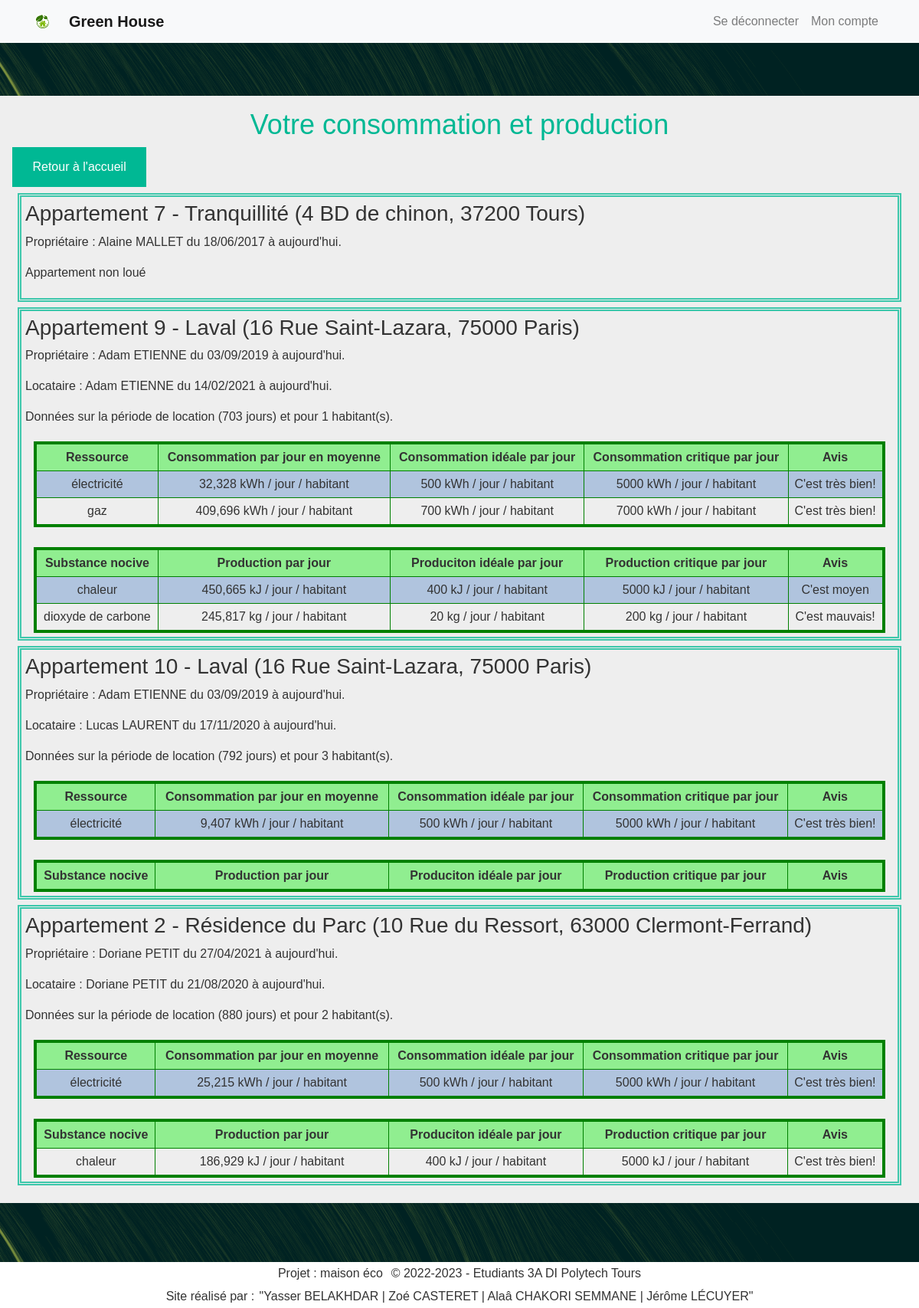
The page /administration/gererConso.php (signed in) on the database its author committed.
### tables this page shows
CREATE TABLE Appartement(
   idAppartement INT AUTO_INCREMENT,
   numAppart INT,
   degreSecurite INT NOT NULL,
   typeAppart INT NOT NULL,
   idPropriete INT NOT NULL,
   PRIMARY KEY(idAppartement),
   FOREIGN KEY(degreSecurite) REFERENCES TypeSecurite(degreSecurite)
        ON DELETE CASCADE,
   FOREIGN KEY(typeAppart) REFERENCES TypeAppartement(typeAppart)
        ON DELETE CASCADE,
   FOREIGN KEY(idPropriete) REFERENCES Propriete(idPropriete)
        ON DELETE CASCADE
);

CREATE TABLE Appareil(
   idAppareil INT AUTO_INCREMENT,
   nomAppareil VARCHAR(50)  NOT NULL,
   emplacement VARCHAR(200) ,
   idTypeAppareil INT NOT NULL,
   idPiece INT NOT NULL,
   PRIMARY KEY(idAppareil),
   FOREIGN KEY(idTypeAppareil) REFERENCES TypeAppareil(idTypeAppareil)
        ON DELETE CASCADE,
   FOREIGN KEY(idPiece) REFERENCES Piece(idPiece)
        ON DELETE CASCADE
);

### WEB/common/fonctions.php (called while the page is built, shortened)
<?php
function adressePropriete($propriete)
{
	$adresse = $propriete['numeroRue'] . " " . $propriete['nomRue'] . ", " . $propriete['codePostal'] . " " . $propriete['nomVille'];
	if ($propriete['nomPropriete'] != null) {
		$labelPropriete = $propriete['nomPropriete'] . " (" . $adresse . ")";
	} else {
		$labelPropriete = $adresse;
	}
	return $labelPropriete;
}
function periodeDateDuAu($dateDebut, $dateFin) {
	if($dateFin == NULL) {
		return "du " . date("d/m/Y", strtotime($dateDebut)) . " à aujourd'hui";
	} else {
		return "du " . date("d/m/Y", strtotime($dateDebut)) . " au " . date("d/m/Y", strtotime($dateFin));
	}
}

### WEB/administration/gererConso.php (the view, shortened to what this page needs)
<!DOCTYPE html>
 <html lang="fr">
 <head>
    <?php require "../common/header.php"; ?>
    <h2>Votre consommation et production</h2>
    <a href="../Page_accueil/Page_accueil.php" class = "bouton-retour">Retour à l'accueil</a>
    <?php
    $reqApparts = 'SELECT Appartement.idAppartement, numAppart, numeroRue, nomRue, codePostal, nomVille, nomPropriete,
                    datedebutprop, datefinprop,
                    datedebutloc, dateFinLoc, nbHabitants,
                    (UNIX_TIMESTAMP(IFNULL(dateFinLoc,NOW())) - UNIX_TIMESTAMP(datedebutloc)) AS tempsDureeLocation,
                    idProprietaire, nomProprietaire, prenomProprietaire,
                    idLocataire, nomLocataire, prenomLocataire
            FROM Appartement NATURAL JOIN ProprieteAdresse
            LEFT OUTER JOIN DernierProprietaire ON ProprieteAdresse.idPropriete = DernierProprietaire.idPropriete
            LEFT OUTER JOIN LocataireActuel ON Appartement.idAppartement = LocataireActuel.idAppartement';
    $dataApparts = $bdd->query($reqApparts);
    foreach ($dataApparts as $appartement) {
        $heuresDureeLocation = $appartement['tempsDureeLocation'] / 3600;
        echo "<div class=\"appart\">
        <h3>";
        if ($appartement['numAppart'] != NULL) echo "Appartement {$appartement['numAppart']} - ";
        echo adressePropriete($appartement) . "</h3>";
        $textePeriodeProprietaire = periodeDateDuAu($appartement['datedebutprop'], $appartement['datefinprop']);
        echo "<p>Propriétaire : {$appartement['prenomProprietaire']} {$appartement['nomProprietaire']} $textePeriodeProprietaire.</p>";
        if($appartement['datedebutloc'] == NULL) {
            echo "<p>Appartement non loué</p>";
            echo "</div>";
            continue;
        }
        $dateDebut = $appartement['datedebutloc'];
        $dateFin = $appartement['dateFinLoc'];
        $textPeriodeLocation = periodeDateDuAu($dateDebut, $dateFin);
        if($dateFin == NULL) $dateFin = date('Y-m-d');
        echo "<p>Locataire : {$appartement['prenomLocataire']} {$appartement['nomLocataire']} $textPeriodeLocation.</p>";
        $nbJoursLocation = round($heuresDureeLocation / 24, 0);
        echo "<p>Données sur la période de location ($nbJoursLocation jours) et pour {$appartement['nbHabitants']} habitant(s).</p>";
        $reqConso = "SELECT idAppareil, libTypeRessource, valCritiqueConsoAppart, valIdealeConsoAppart, quantiteAllume,
                    SUM((UNIX_TIMESTAMP(IFNULL(dateOff, NOW())) - UNIX_TIMESTAMP(dateOn))) AS dureeAllume
                FROM TypeRessource NATURAL JOIN Consommer NATURAL JOIN TypeAppareil NATURAL JOIN Appareil NATURAL JOIN Piece NATURAL JOIN HistoriqueConsommation
                WHERE idAppartement = {$appartement['idAppartement']} AND dateOn >= '$dateDebut' AND dateOn <= '$dateFin'
                GROUP BY typeRessource";
        $dataConso = $bdd->query($reqConso);
        echo "<table class=\"with-space\">
                <tbody>
                    <tr class=\"titre\">
                        <td>Ressource</td>
                        <td>Consommation par jour en moyenne</td>
                        <td>Consommation idéale par jour</td>
                        <td>Consommation critique par jour</td>
                        <td>Avis</td>
                    </tr>";
        foreach ($dataConso as $ligneConso) {
            $consommation = ($ligneConso['dureeAllume'] / 3600) * $ligneConso['quantiteAllume'] / $heuresDureeLocation / $appartement['nbHabitants'];
            $libTypeRessource = $ligneConso['libTypeRessource'];
            $unite = "kWh / jour / habitant";
            echo "<tr>
                    <td>$libTypeRessource</td>
                    <td>" . str_replace(".", ",", round($consommation, 3)) . " $unite</td>
                    <td>" . $ligneConso['valIdealeConsoAppart'] . " $unite</td>
                    <td>" . $ligneConso['valCritiqueConsoAppart'] . " $unite</td>";
            if ($ligneConso['valIdealeConsoAppart']+5 >= $consommation) echo "<td class=\"vert\">C'est très bien!</td>";
            else if ($ligneConso['valCritiqueConsoAppart']-5 > $consommation) echo "<td class=\"orange\">C'est moyen</td>";
            else echo "<td class=\"rouge\">C'est mauvais!</td>";
            echo "</tr>";
        }
        echo "<tr class=\"space\"><td colspan=\"6\" class=\"ignore-border\">&nbsp;</td></tr>";
        $reqProd = "SELECT libTypeSubstance, valCritiqueProdAppart, valIdealeProdAppart, idAppareil, quantiteAllume,
                SUM((UNIX_TIMESTAMP(IFNULL(dateOff, NOW())) - UNIX_TIMESTAMP(dateOn))) AS dureeAllume
                FROM TypeSubstance NATURAL JOIN Produire NATURAL JOIN TypeAppareil NATURAL JOIN Appareil NATURAL JOIN Piece NATURAL JOIN HistoriqueConsommation
                WHERE idAppartement = {$appartement['idAppartement']} AND dateOn >= '$dateDebut' AND dateOn <= '$dateFin'
                GROUP BY typeSubstance";
        $dataProd = $bdd->query($reqProd);
        echo "      <tr class=\"titre\">
                        <td>Substance nocive</td>
                        <td>Production par jour</td>
                        <td>Produciton idéale par jour</td>
                        <td>Production critique par jour</td>
                        <td>Avis</td>
                    </tr>";
        foreach ($dataProd as $ligneProd) {
            $heuresAllume = $ligneProd['dureeAllume'] / 3600;
            $production = $heuresAllume * $ligneProd['quantiteAllume'] / $heuresDureeLocation / $appartement['nbHabitants'];
            $unite = " kg/j";
            switch($ligneProd['libTypeSubstance']) {
                case "dioxyde de carbone":
                    $unite = " kg / jour / habitant";
                    break;
                case "chaleur":
                    $unite = " kJ / jour / habitant";
                    break;
            }
            echo "<tr>
                    <td>{$ligneProd['libTypeSubstance']}</td>
                    <td>" . str_replace(".", ",", round($production, 3)) . "$unite</td>
                    <td>" . $ligneProd['valIdealeProdAppart'] . $unite . "</td>
                    <td>" . $ligneProd['valCritiqueProdAppart'] . $unite . "</td>";
            if ($ligneProd['valIdealeProdAppart']+5 >= $production) echo "<td class=\"vert\">C'est très bien!</td>";
            else if ($ligneProd['valCritiqueProdAppart']-5 > $production) echo "<td class=\"orange\">C'est moyen</td>";
            else echo "<td class=\"rouge\">C'est mauvais!</td>";
            echo "</tr>";
        }
        echo "</tbody>
            </table>
            </div>";
    }
    ?>
 </body>
 <?php require "../common/footer.php"; ?>
</html>

### WEB/common/style/main.css (style rules this page uses)
html { height: 100%; }
body { font-family: Arial, sans-serif; color: #333; background-color: #eee; margin: 0; min-height: 100%; display: flex; flex-direction: column; }
h2 { font-size: 36px; text-align: center; color: #00b894; }
.bouton-retour { display: block; width: 15%; margin: 20px; padding: 12px 20px; }
button, .header-right > a, .bouton, .bouton-retour { background-color: #00b894; color: #fff; padding: 14px 20px; margin: 8px 0; border: none; cursor: pointer; text-align: center; text-decoration: none; }
table.with-space { margin: 20px auto auto auto; table-layout: auto; width: 98%; text-align: center; border-collapse: collapse; border: solid green 4px; border-left: none; border-right: none; }
table tr:not(.titre):not(.space):nth-child(even) { background: lightsteelblue; }
table .titre { font-weight: bold; background: lightgreen; }
table td:not(.ignore-border) { border: solid green 1px; padding: 5px; }
table tr { border-collapse: collapse; border: solid green 4px; }
table tr:not(.space) { border-top: none; border-bottom: none; }
table tr.space { border-left: none; border-right: none; }
.appart { border: double #3dc7ab 5px; margin: 7px; padding: 5px; }

### rows shown on the page
appartement: numAppart "7", appartement "Tranquillité (4 BD de chinon, 37200 Tours)", prenomProprietaire "Alaine", nomProprietaire "MALLET", textePeriodeProprietaire "du 18/06/2017 à aujourd'hui", shows "Appartement non loué"
appartement: numAppart "9", appartement "Laval (16 Rue Saint-Lazara, 75000 Paris)", prenomProprietaire "Adam", nomProprietaire "ETIENNE", textePeriodeProprietaire "du 03/09/2019 à aujourd'hui", prenomLocataire "Adam", nomLocataire "ETIENNE", textPeriodeLocation "du 14/02/2021 à aujourd'hui", nbJoursLocation "703", nbHabitants "1"
appareil: libTypeRessource "électricité", consommation "32,328", unite "kWh / jour / habitant", valIdealeConsoAppart "500", valCritiqueConsoAppart "5000"
appareil: libTypeRessource "gaz", consommation "409,696", unite "kWh / jour / habitant", valIdealeConsoAppart "700", valCritiqueConsoAppart "7000", libTypeSubstance "chaleur", production "450,665", unite "kJ / jour / habitant", valIdealeProdAppart "400", valCritiqueProdAppart "5000", shows "C'est moyen", libTypeSubstance "dioxyde de carbone", production "245,817", unite "kg / jour / habitant", valIdealeProdAppart "20", valCritiqueProdAppart "200"
appartement: numAppart "10", appartement "Laval (16 Rue Saint-Lazara, 75000 Paris)", prenomProprietaire "Adam", nomProprietaire "ETIENNE", textePeriodeProprietaire "du 03/09/2019 à aujourd'hui", prenomLocataire "Lucas", nomLocataire "LAURENT", textPeriodeLocation "du 17/11/2020 à aujourd'hui", nbJoursLocation "792", nbHabitants "3"
appareil: libTypeRessource "électricité", consommation "9,407", unite "kWh / jour / habitant", valIdealeConsoAppart "500", valCritiqueConsoAppart "5000"
appartement: numAppart "2", appartement "Résidence du Parc (10 Rue du Ressort, 63000 Clermont-Ferrand)", prenomProprietaire "Doriane", nomProprietaire "PETIT", textePeriodeProprietaire "du 27/04/2021 à aujourd'hui", prenomLocataire "Doriane", nomLocataire "PETIT", textPeriodeLocation "du 21/08/2020 à aujourd'hui", nbJoursLocation "880", nbHabitants "2"
appareil: libTypeRessource "électricité", consommation "25,215", unite "kWh / jour / habitant", valIdealeConsoAppart "500", valCritiqueConsoAppart "5000"
appareil: libTypeSubstance "chaleur", production "186,929", unite "kJ / jour / habitant", valIdealeProdAppart "400", valCritiqueProdAppart "5000", shows "C'est très bien!"
